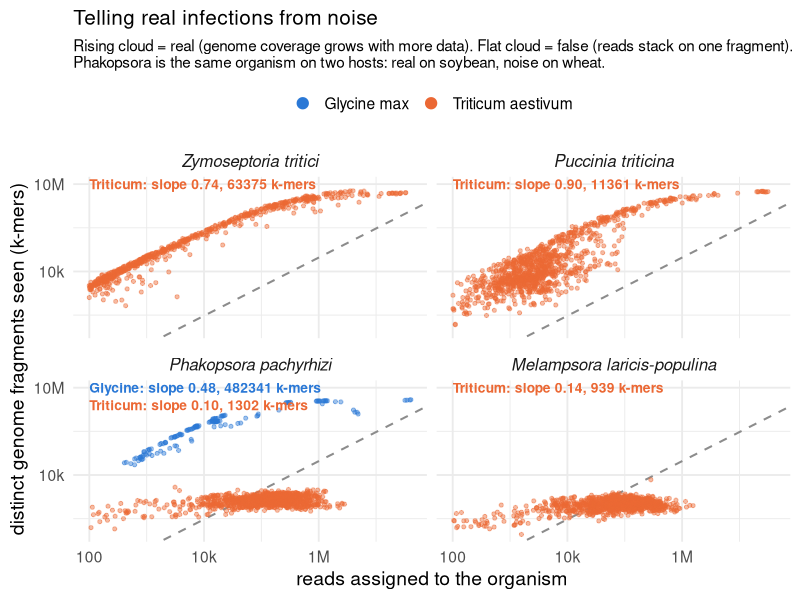

This chart was generated by the following R code:
library(ggplot2)
d  <- read.delim("kraken/assign/figures/complexity_byhost.tsv", sep="\t", check.names=FALSE)
sl <- read.delim("kraken/assign/figures/model2d.tsv", sep="\t", check.names=FALSE)

# four host-flip cases: same organism real on one host, false on another
# clean textbook cases: two real (tight rising), one host-flip, one clean false
pick <- list(
  c("Zymoseptoria tritici","Triticum aestivum","Triticum aestivum"),
  c("Puccinia triticina","Triticum aestivum","Triticum aestivum"),
  c("Phakopsora pachyrhizi","Glycine max","Triticum aestivum"),
  c("Melampsora laricis-populina","Triticum aestivum","Triticum aestivum"))
keep <- do.call(rbind, lapply(pick, function(p)
  d[d$species==p[1] & d$host %in% p[2:3], ]))
keep <- keep[!duplicated(keep[c("species","host","reads","distinct")]), ]
keep$species <- factor(keep$species, levels=sapply(pick, `[`, 1))

PAL <- c("Triticum aestivum"="#eb6834","Glycine max"="#2a78d6","Zea mays"="#1baf7a",
         "Brassica napus"="#4a3aa7")
# per-host slope labels, stacked top-left
sl2 <- sl[paste(sl$species,sl$host) %in% unique(unlist(lapply(pick,function(p) paste(p[1],p[2:3])))), ]
sl2$species <- factor(sl2$species, levels=sapply(pick,`[`,1))
sl2 <- sl2[order(sl2$species, sl2$host), ]
sl2$row <- ave(seq_len(nrow(sl2)), sl2$species, FUN=seq_along)
sl2$lab <- sprintf("%s: slope %.2f, %d k-mers", sub(" .*","",sl2$host), sl2$slope, sl2$med_distinct)

p <- ggplot(keep, aes(reads, distinct, colour=host)) +
  geom_abline(slope=1, intercept=log10(0.03), linetype="dashed", linewidth=0.7, colour="grey55") +
  geom_point(size=1.1, alpha=0.45) +
  geom_text(data=sl2, aes(x=100, y=10^(7-0.6*(row-1)), label=lab, colour=host),
            hjust=0, size=3.5, fontface="bold", show.legend=FALSE) +
  facet_wrap(~species, ncol=2) +
  scale_x_log10(breaks=10^c(2,4,6), labels=c("100","10k","1M")) +
  scale_y_log10(breaks=10^c(1,4,7), labels=c("10","10k","10M")) +
  scale_colour_manual(values=PAL, name=NULL) +
  guides(colour=guide_legend(override.aes=list(size=3.5, alpha=1))) +
  labs(x="reads assigned to the organism", y="distinct genome fragments seen (k-mers)",
       title="Telling real infections from noise",
       subtitle="Rising cloud = real (genome coverage grows with more data). Flat cloud = false (reads stack on one fragment).\nPhakopsora is the same organism on two hosts: real on soybean, noise on wheat.") +
  theme_minimal(base_size=14) +
  theme(panel.background=element_rect(fill="white",colour=NA),
        plot.background=element_rect(fill="white",colour=NA),
        strip.text=element_text(size=12, face="italic"),
        legend.position="top", plot.title=element_text(size=15),
        plot.subtitle=element_text(size=11))
ggsave("true_detections/example_detections.png", p, width=12, height=9, dpi=200,
       bg="white", device=ragg::agg_png)
cat("ok\n")
